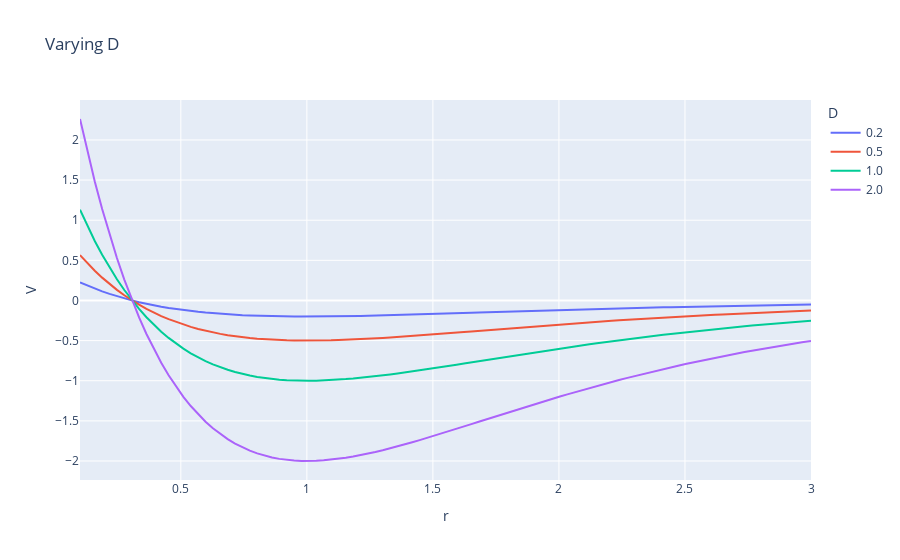

Notebook cell for this chart:
### Code cell
# varying D
r = np.linspace(0.1, 3, 100)

Ds = [0.2, 0.5, 1.0, 2.0]

df = pd.DataFrame()
for D in Ds:
    V = morse_potential(r, D=D)
    df = pd.concat(
        [df, pd.DataFrame({'r': r, 'V': V, 'D': D})],
        axis=0,
    )

px.line(df, x='r', y='V', title='Varying D', color='D') #, range_y=[-1.2, 1.2])
